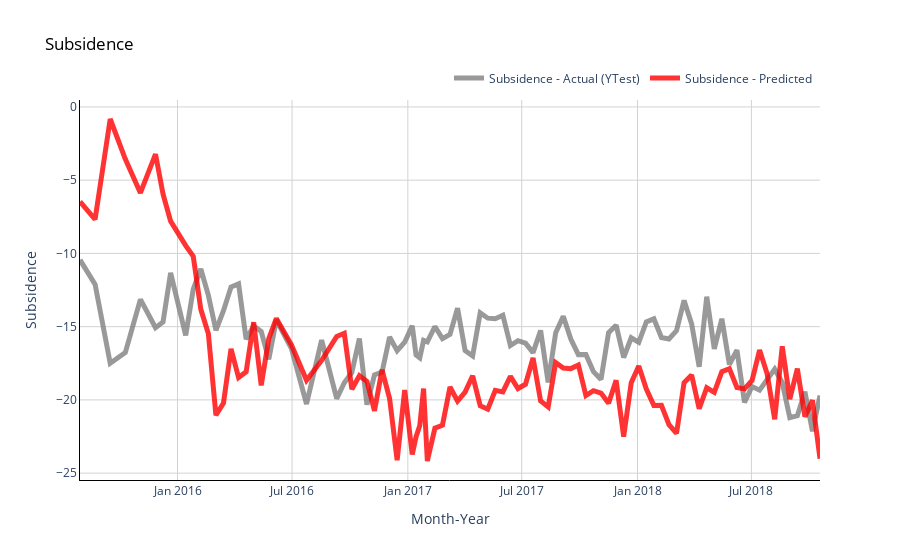

Notebook cell for this chart:
### Code cell
# Plot (actual and predicted) for test (out of time) data
fig = go.Figure()

# #Trace for actual val
# fig.add_trace(go.Scatter(x=np.array(test.columns),
#                          y=np.array(test.values).flatten(),
#                          mode='lines',
#                          name='Subsidence - Actual (Test)',
#                          opacity=0.8,
#                          line=dict(color='black', width=1)
#                         ))
# fig.add_trace(go.Scatter(x=np.array(test.columns),
#                          y=e,
#                          mode='lines',
#                          name='Subsidence - Actual (YTrain)',
#                          opacity=0.8,
#                          line=dict(color='pink', width=1)
#                         ))

fig.add_trace(go.Scatter(x=np.array(test.columns[10:]),
                         y=c,
                         mode='lines',
                         name='Subsidence - Actual (YTest)',
                         opacity=0.8,
                         line=dict(color='grey', width=5)
                        ))


# Trace for predicted 
fig.add_trace(go.Scatter(x=np.array(test.columns[10:]),
                         y=z,
                         mode='lines',
                         name='Subsidence - Predicted ',
                         opacity=0.8,
                         line=dict(color='red', width=5)
                        ))

# Change chart background color
fig.update_layout(dict(plot_bgcolor = 'white'))

# Update axes lines
fig.update_xaxes(showgrid=True, gridwidth=1, gridcolor='lightgrey', 
                 zeroline=True, zerolinewidth=1, zerolinecolor='lightgrey', 
                 showline=True, linewidth=1, linecolor='black',
                 title='Month-Year'
                )

fig.update_yaxes(showgrid=True, gridwidth=1, gridcolor='lightgrey', 
                 zeroline=True, zerolinewidth=1, zerolinecolor='lightgrey', 
                 showline=True, linewidth=1, linecolor='black',
                 title='Subsidence'
                )

# Set figure title
fig.update_layout(title=dict(text="Subsidence", font=dict(color='black')),
                  legend=dict(orientation="h", yanchor="bottom", y=1.02, xanchor="right", x=1)
                 )
fig.show()
